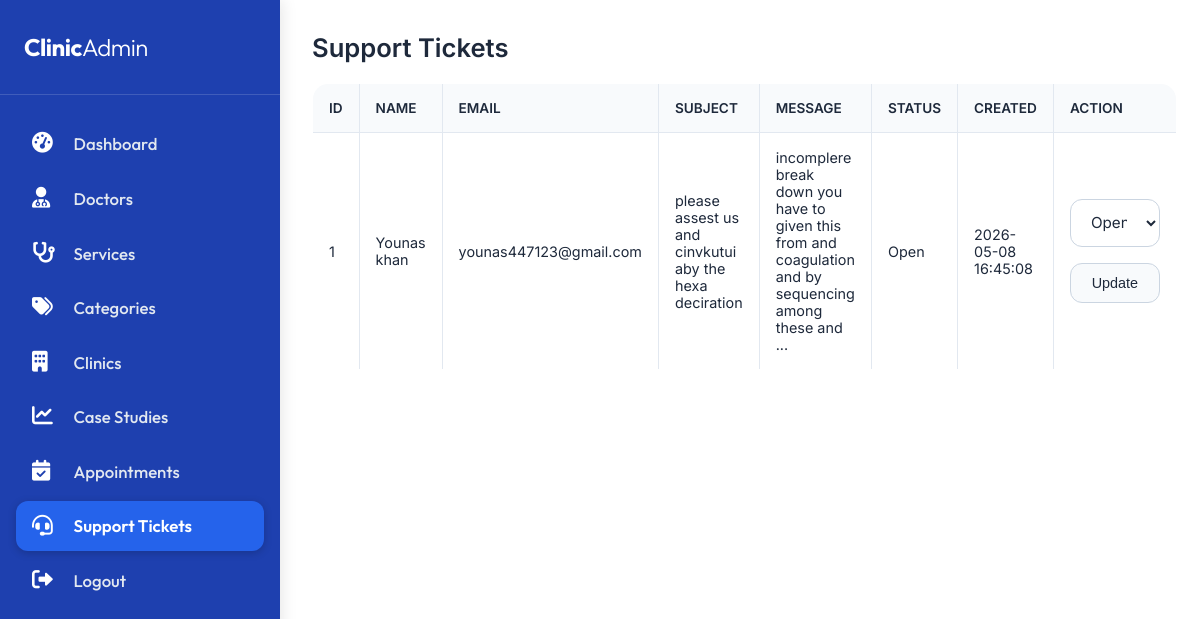
The app's page /admin/support-tickets.php (signed in) with its own data.
### tables this page shows
CREATE TABLE `support_tickets` (
  `id` int(11) NOT NULL,
  `name` varchar(150) NOT NULL,
  `email` varchar(150) NOT NULL,
  `subject` varchar(200) NOT NULL,
  `message` text NOT NULL,
  `status` enum('open','in_progress','resolved') DEFAULT 'open',
  `created_at` timestamp NOT NULL DEFAULT current_timestamp()
);

### admin/support-tickets.php (the view, shortened to what this page needs)
<?php
require_once '../config/database.php';
$tickets = mysqli_query($conn, "SELECT * FROM support_tickets ORDER BY created_at DESC");
?>
<?php include 'includes/header.php'; ?>
<h2>Support Tickets</h2>
<table border="1" cellpadding="8">
    <thead><tr><th>ID</th><th>Name</th><th>Email</th><th>Subject</th><th>Message</th><th>Status</th><th>Created</th><th>Action</th></tr></thead>
    <tbody>
        <?php while($row = mysqli_fetch_assoc($tickets)): ?>
        <tr>
            <td><?php echo $row['id']; ?></td>
            <td><?php echo htmlspecialchars($row['name']); ?></td>
            <td><?php echo $row['email']; ?></td>
            <td><?php echo htmlspecialchars($row['subject']); ?></td>
            <td><?php echo nl2br(htmlspecialchars(substr($row['message'], 0, 100))); ?>...</td>
            <td><?php echo ucfirst($row['status']); ?></td>
            <td><?php echo $row['created_at']; ?></td>
            <td>
                <form method="POST">
                    <select name="status">
                        <option value="open" <?php echo $row['status']=='open' ? 'selected' : ''; ?>>Open</option>
                    </select>
                    <button type="submit" name="update_ticket">Update</button>
                </form>
            </td>
        </tr>
        <?php endwhile; ?>
    </tbody>
</table>
<?php include 'includes/footer.php'; ?>

### assets/css/admin-style.css (style rules this page uses)
* { margin: 0; padding: 0; box-sizing: border-box; }
body { font-family: 'Inter', sans-serif; background: #ffffff; color: #1e293b; overflow-x: hidden; }
h2 { font-size: 1.6rem; font-weight: 600; color: #1e293b; margin-bottom: 1.25rem; }
.btn, button[type="submit"], a.btn { display: inline-flex; align-items: center; gap: 0.5rem; background: #f8fafc; color: #1e293b; border: 1px solid #cbd5e1; padding: 0.7rem 1.3rem; border-radius: 0.75rem; font-weight: 500; font-size: 0.9rem; cursor: pointer; transition: all 0.2s; text-decoration: none; }
table { width: 100%; border-collapse: collapse; background: #ffffff; border-radius: 1rem; overflow: hidden; margin: 1rem 0; border: 1px solid #e2e8f0; }
th { background: #f8fafc; color: #1e293b; font-weight: 600; font-size: 0.85rem; text-transform: uppercase; padding: 1rem; text-align: left; border-bottom: 1px solid #e2e8f0; }
td { padding: 1rem; border-bottom: 1px solid #f1f5f9; vertical-align: middle; font-size: 0.9rem; }
input[type="text"], input[type="email"], input[type="password"], input[type="number"], input[type="date"], input[type="tel"], textarea, select { width: 100%; padding: 0.8rem 1rem; background: #ffffff; border: 1px solid #cbd5e1; border-radius: 0.75rem; color: #1e293b; font-family: 'Inter', sans-serif; font-size: 0.95rem; margin-bottom: 1rem; transition: border-color 0.2s, box-shadow 0.2s; }

### records on screen
support_tickets: id "1", name "Younas khan", email "younas447123@gmail.com", subject "please assest us and cinvkutui aby the hexa deciration", message "incomplere break down you have to given this from and coagulation and by sequencing among these and", status "Open", created_at "2026-05-08 16:45:08"
